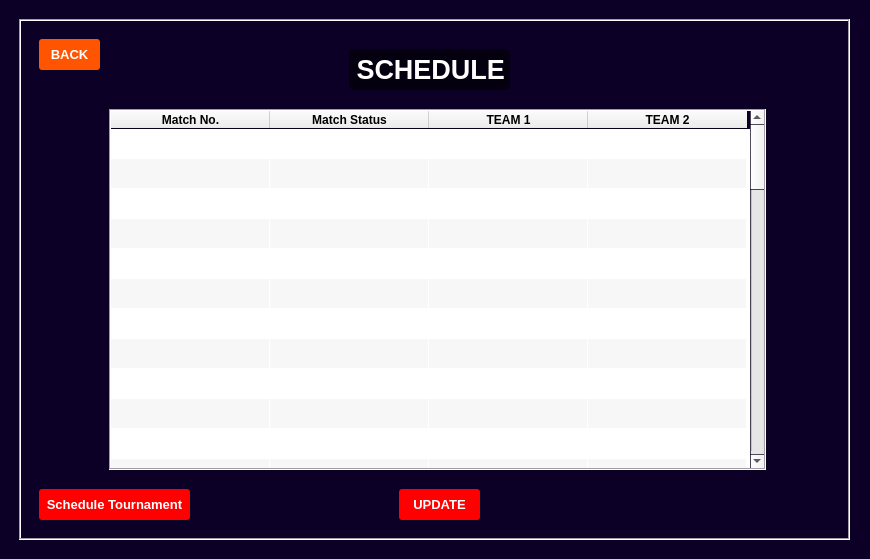
<?xml version="1.0" encoding="UTF-8"?>
<ui version="4.0">
 <class>MainWindow_scheduleA</class>
 <widget class="QMainWindow" name="MainWindow_scheduleA">
  <property name="geometry">
   <rect>
    <x>0</x>
    <y>0</y>
    <width>870</width>
    <height>559</height>
   </rect>
  </property>
  <property name="palette">
   <palette>
    <active>
     <colorrole role="Base">
      <brush brushstyle="SolidPattern">
       <color alpha="255">
        <red>255</red>
        <green>255</green>
        <blue>255</blue>
       </color>
      </brush>
     </colorrole>
     <colorrole role="Window">
      <brush brushstyle="SolidPattern">
       <color alpha="255">
        <red>12</red>
        <green>0</green>
        <blue>38</blue>
       </color>
      </brush>
     </colorrole>
    </active>
    <inactive>
     <colorrole role="Base">
      <brush brushstyle="SolidPattern">
       <color alpha="255">
        <red>255</red>
        <green>255</green>
        <blue>255</blue>
       </color>
      </brush>
     </colorrole>
     <colorrole role="Window">
      <brush brushstyle="SolidPattern">
       <color alpha="255">
        <red>12</red>
        <green>0</green>
        <blue>38</blue>
       </color>
      </brush>
     </colorrole>
    </inactive>
    <disabled>
     <colorrole role="Base">
      <brush brushstyle="SolidPattern">
       <color alpha="255">
        <red>12</red>
        <green>0</green>
        <blue>38</blue>
       </color>
      </brush>
     </colorrole>
     <colorrole role="Window">
      <brush brushstyle="SolidPattern">
       <color alpha="255">
        <red>12</red>
        <green>0</green>
        <blue>38</blue>
       </color>
      </brush>
     </colorrole>
    </disabled>
   </palette>
  </property>
  <property name="windowTitle">
   <string>MainWindow</string>
  </property>
  <widget class="QWidget" name="centralwidget">
   <widget class="QFrame" name="frame">
    <property name="geometry">
     <rect>
      <x>19</x>
      <y>19</y>
      <width>831</width>
      <height>521</height>
     </rect>
    </property>
    <property name="styleSheet">
     <string notr="true"/>
    </property>
    <property name="frameShape">
     <enum>QFrame::Box</enum>
    </property>
    <property name="frameShadow">
     <enum>QFrame::Sunken</enum>
    </property>
    <widget class="QLabel" name="label">
     <property name="geometry">
      <rect>
       <x>10</x>
       <y>10</y>
       <width>811</width>
       <height>501</height>
      </rect>
     </property>
     <property name="text">
      <string/>
     </property>
     <property name="pixmap">
      <pixmap>images/ux-design-studio-by-thence-designing-for-outcomes-not-outputs-3943.jpg</pixmap>
     </property>
     <property name="scaledContents">
      <bool>true</bool>
     </property>
     <property name="wordWrap">
      <bool>true</bool>
     </property>
    </widget>
    <widget class="QPushButton" name="pushButton_back">
     <property name="geometry">
      <rect>
       <x>20</x>
       <y>20</y>
       <width>61</width>
       <height>31</height>
      </rect>
     </property>
     <property name="palette">
      <palette>
       <active>
        <colorrole role="WindowText">
         <brush brushstyle="SolidPattern">
          <color alpha="255">
           <red>255</red>
           <green>255</green>
           <blue>255</blue>
          </color>
         </brush>
        </colorrole>
        <colorrole role="Button">
         <brush brushstyle="SolidPattern">
          <color alpha="255">
           <red>255</red>
           <green>85</green>
           <blue>0</blue>
          </color>
         </brush>
        </colorrole>
        <colorrole role="Text">
         <brush brushstyle="SolidPattern">
          <color alpha="255">
           <red>255</red>
           <green>255</green>
           <blue>255</blue>
          </color>
         </brush>
        </colorrole>
        <colorrole role="ButtonText">
         <brush brushstyle="SolidPattern">
          <color alpha="255">
           <red>255</red>
           <green>255</green>
           <blue>255</blue>
          </color>
         </brush>
        </colorrole>
        <colorrole role="Base">
         <brush brushstyle="SolidPattern">
          <color alpha="255">
           <red>255</red>
           <green>85</green>
           <blue>0</blue>
          </color>
         </brush>
        </colorrole>
        <colorrole role="Window">
         <brush brushstyle="SolidPattern">
          <color alpha="255">
           <red>255</red>
           <green>85</green>
           <blue>0</blue>
          </color>
         </brush>
        </colorrole>
       </active>
       <inactive>
        <colorrole role="WindowText">
         <brush brushstyle="SolidPattern">
          <color alpha="255">
           <red>255</red>
           <green>255</green>
           <blue>255</blue>
          </color>
         </brush>
        </colorrole>
        <colorrole role="Button">
         <brush brushstyle="SolidPattern">
          <color alpha="255">
           <red>255</red>
           <green>85</green>
           <blue>0</blue>
          </color>
         </brush>
        </colorrole>
        <colorrole role="Text">
         <brush brushstyle="SolidPattern">
          <color alpha="255">
           <red>255</red>
           <green>255</green>
           <blue>255</blue>
          </color>
         </brush>
        </colorrole>
        <colorrole role="ButtonText">
         <brush brushstyle="SolidPattern">
          <color alpha="255">
           <red>255</red>
           <green>255</green>
           <blue>255</blue>
          </color>
         </brush>
        </colorrole>
        <colorrole role="Base">
         <brush brushstyle="SolidPattern">
          <color alpha="255">
           <red>255</red>
           <green>85</green>
           <blue>0</blue>
          </color>
         </brush>
        </colorrole>
        <colorrole role="Window">
         <brush brushstyle="SolidPattern">
          <color alpha="255">
           <red>255</red>
           <green>85</green>
           <blue>0</blue>
          </color>
         </brush>
        </colorrole>
       </inactive>
       <disabled>
        <colorrole role="WindowText">
         <brush brushstyle="SolidPattern">
          <color alpha="255">
           <red>255</red>
           <green>255</green>
           <blue>255</blue>
          </color>
         </brush>
        </colorrole>
        <colorrole role="Button">
         <brush brushstyle="SolidPattern">
          <color alpha="255">
           <red>255</red>
           <green>85</green>
           <blue>0</blue>
          </color>
         </brush>
        </colorrole>
        <colorrole role="Text">
         <brush brushstyle="SolidPattern">
          <color alpha="255">
           <red>255</red>
           <green>255</green>
           <blue>255</blue>
          </color>
         </brush>
        </colorrole>
        <colorrole role="ButtonText">
         <brush brushstyle="SolidPattern">
          <color alpha="255">
           <red>255</red>
           <green>255</green>
           <blue>255</blue>
          </color>
         </brush>
        </colorrole>
        <colorrole role="Base">
         <brush brushstyle="SolidPattern">
          <color alpha="255">
           <red>255</red>
           <green>85</green>
           <blue>0</blue>
          </color>
         </brush>
        </colorrole>
        <colorrole role="Window">
         <brush brushstyle="SolidPattern">
          <color alpha="255">
           <red>255</red>
           <green>85</green>
           <blue>0</blue>
          </color>
         </brush>
        </colorrole>
       </disabled>
      </palette>
     </property>
     <property name="font">
      <font>
       <pointsize>10</pointsize>
       <weight>75</weight>
       <bold>true</bold>
      </font>
     </property>
     <property name="autoFillBackground">
      <bool>false</bool>
     </property>
     <property name="styleSheet">
      <string notr="true">QPushButton{
  border-style: outset;	
  color: rgb(255, 255, 255);
  text-shadow: 2px 2px 2px red;
  background-color: rgb(255, 85, 0);
  border-radius: 3px;
}</string>
     </property>
     <property name="text">
      <string>BACK</string>
     </property>
    </widget>
    <widget class="QLabel" name="label_16">
     <property name="geometry">
      <rect>
       <x>330</x>
       <y>30</y>
       <width>161</width>
       <height>41</height>
      </rect>
     </property>
     <property name="palette">
      <palette>
       <active>
        <colorrole role="WindowText">
         <brush brushstyle="SolidPattern">
          <color alpha="255">
           <red>255</red>
           <green>255</green>
           <blue>255</blue>
          </color>
         </brush>
        </colorrole>
        <colorrole role="Button">
         <brush brushstyle="SolidPattern">
          <color alpha="153">
           <red>0</red>
           <green>0</green>
           <blue>0</blue>
          </color>
         </brush>
        </colorrole>
        <colorrole role="Base">
         <brush brushstyle="SolidPattern">
          <color alpha="153">
           <red>0</red>
           <green>0</green>
           <blue>0</blue>
          </color>
         </brush>
        </colorrole>
        <colorrole role="Window">
         <brush brushstyle="SolidPattern">
          <color alpha="153">
           <red>0</red>
           <green>0</green>
           <blue>0</blue>
          </color>
         </brush>
        </colorrole>
       </active>
       <inactive>
        <colorrole role="WindowText">
         <brush brushstyle="SolidPattern">
          <color alpha="255">
           <red>255</red>
           <green>255</green>
           <blue>255</blue>
          </color>
         </brush>
        </colorrole>
        <colorrole role="Button">
         <brush brushstyle="SolidPattern">
          <color alpha="153">
           <red>0</red>
           <green>0</green>
           <blue>0</blue>
          </color>
         </brush>
        </colorrole>
        <colorrole role="Base">
         <brush brushstyle="SolidPattern">
          <color alpha="153">
           <red>0</red>
           <green>0</green>
           <blue>0</blue>
          </color>
         </brush>
        </colorrole>
        <colorrole role="Window">
         <brush brushstyle="SolidPattern">
          <color alpha="153">
           <red>0</red>
           <green>0</green>
           <blue>0</blue>
          </color>
         </brush>
        </colorrole>
       </inactive>
       <disabled>
        <colorrole role="WindowText">
         <brush brushstyle="SolidPattern">
          <color alpha="255">
           <red>120</red>
           <green>120</green>
           <blue>120</blue>
          </color>
         </brush>
        </colorrole>
        <colorrole role="Button">
         <brush brushstyle="SolidPattern">
          <color alpha="153">
           <red>0</red>
           <green>0</green>
           <blue>0</blue>
          </color>
         </brush>
        </colorrole>
        <colorrole role="Base">
         <brush brushstyle="SolidPattern">
          <color alpha="153">
           <red>0</red>
           <green>0</green>
           <blue>0</blue>
          </color>
         </brush>
        </colorrole>
        <colorrole role="Window">
         <brush brushstyle="SolidPattern">
          <color alpha="153">
           <red>0</red>
           <green>0</green>
           <blue>0</blue>
          </color>
         </brush>
        </colorrole>
       </disabled>
      </palette>
     </property>
     <property name="font">
      <font>
       <pointsize>20</pointsize>
       <weight>75</weight>
       <bold>true</bold>
       <underline>false</underline>
       <strikeout>false</strikeout>
       <kerning>true</kerning>
      </font>
     </property>
     <property name="styleSheet">
      <string notr="true">background-color: rgba(0, 0, 0, 0.6);
border-radius:5px;</string>
     </property>
     <property name="text">
      <string> SCHEDULE </string>
     </property>
    </widget>
    <widget class="QTableWidget" name="tableWidget_scheduleA">
     <property name="geometry">
      <rect>
       <x>90</x>
       <y>90</y>
       <width>657</width>
       <height>361</height>
      </rect>
     </property>
     <property name="sizePolicy">
      <sizepolicy hsizetype="Expanding" vsizetype="Expanding">
       <horstretch>0</horstretch>
       <verstretch>0</verstretch>
      </sizepolicy>
     </property>
     <property name="font">
      <font>
       <weight>75</weight>
       <bold>true</bold>
      </font>
     </property>
     <property name="autoFillBackground">
      <bool>false</bool>
     </property>
     <property name="frameShape">
      <enum>QFrame::Box</enum>
     </property>
     <property name="dragEnabled">
      <bool>true</bool>
     </property>
     <property name="dragDropMode">
      <enum>QAbstractItemView::NoDragDrop</enum>
     </property>
     <property name="alternatingRowColors">
      <bool>true</bool>
     </property>
     <property name="selectionBehavior">
      <enum>QAbstractItemView::SelectRows</enum>
     </property>
     <property name="iconSize">
      <size>
       <width>0</width>
       <height>0</height>
      </size>
     </property>
     <property name="showGrid">
      <bool>true</bool>
     </property>
     <property name="gridStyle">
      <enum>Qt::NoPen</enum>
     </property>
     <property name="sortingEnabled">
      <bool>false</bool>
     </property>
     <property name="rowCount">
      <number>56</number>
     </property>
     <attribute name="horizontalHeaderCascadingSectionResizes">
      <bool>true</bool>
     </attribute>
     <attribute name="horizontalHeaderDefaultSectionSize">
      <number>159</number>
     </attribute>
     <attribute name="horizontalHeaderShowSortIndicator" stdset="0">
      <bool>false</bool>
     </attribute>
     <attribute name="horizontalHeaderStretchLastSection">
      <bool>false</bool>
     </attribute>
     <attribute name="verticalHeaderVisible">
      <bool>false</bool>
     </attribute>
     <row/>
     <row/>
     <row/>
     <row/>
     <row/>
     <row/>
     <row/>
     <row/>
     <row/>
     <row/>
     <row/>
     <row/>
     <row/>
     <row/>
     <row/>
     <row/>
     <row/>
     <row/>
     <row/>
     <row/>
     <row/>
     <row/>
     <row/>
     <row/>
     <row/>
     <row/>
     <row/>
     <row/>
     <row/>
     <row/>
     <row/>
     <row/>
     <row/>
     <row/>
     <row/>
     <row/>
     <row/>
     <row/>
     <row/>
     <row/>
     <row/>
     <row/>
     <row/>
     <row/>
     <row/>
     <row/>
     <row/>
     <row/>
     <row/>
     <row/>
     <row/>
     <row/>
     <row/>
     <row/>
     <row/>
     <row/>
     <column>
      <property name="text">
       <string>Match No.</string>
      </property>
     </column>
     <column>
      <property name="text">
       <string>Match Status</string>
      </property>
     </column>
     <column>
      <property name="text">
       <string>TEAM 1</string>
      </property>
     </column>
     <column>
      <property name="text">
       <string>TEAM 2</string>
      </property>
     </column>
    </widget>
    <widget class="QPushButton" name="pushButton_update">
     <property name="geometry">
      <rect>
       <x>380</x>
       <y>470</y>
       <width>81</width>
       <height>31</height>
      </rect>
     </property>
     <property name="palette">
      <palette>
       <active>
        <colorrole role="WindowText">
         <brush brushstyle="SolidPattern">
          <color alpha="255">
           <red>255</red>
           <green>255</green>
           <blue>255</blue>
          </color>
         </brush>
        </colorrole>
        <colorrole role="Button">
         <brush brushstyle="SolidPattern">
          <color alpha="255">
           <red>255</red>
           <green>0</green>
           <blue>0</blue>
          </color>
         </brush>
        </colorrole>
        <colorrole role="Text">
         <brush brushstyle="SolidPattern">
          <color alpha="255">
           <red>255</red>
           <green>255</green>
           <blue>255</blue>
          </color>
         </brush>
        </colorrole>
        <colorrole role="ButtonText">
         <brush brushstyle="SolidPattern">
          <color alpha="255">
           <red>255</red>
           <green>255</green>
           <blue>255</blue>
          </color>
         </brush>
        </colorrole>
        <colorrole role="Base">
         <brush brushstyle="SolidPattern">
          <color alpha="255">
           <red>255</red>
           <green>0</green>
           <blue>0</blue>
          </color>
         </brush>
        </colorrole>
        <colorrole role="Window">
         <brush brushstyle="SolidPattern">
          <color alpha="255">
           <red>255</red>
           <green>0</green>
           <blue>0</blue>
          </color>
         </brush>
        </colorrole>
       </active>
       <inactive>
        <colorrole role="WindowText">
         <brush brushstyle="SolidPattern">
          <color alpha="255">
           <red>255</red>
           <green>255</green>
           <blue>255</blue>
          </color>
         </brush>
        </colorrole>
        <colorrole role="Button">
         <brush brushstyle="SolidPattern">
          <color alpha="255">
           <red>255</red>
           <green>0</green>
           <blue>0</blue>
          </color>
         </brush>
        </colorrole>
        <colorrole role="Text">
         <brush brushstyle="SolidPattern">
          <color alpha="255">
           <red>255</red>
           <green>255</green>
           <blue>255</blue>
          </color>
         </brush>
        </colorrole>
        <colorrole role="ButtonText">
         <brush brushstyle="SolidPattern">
          <color alpha="255">
           <red>255</red>
           <green>255</green>
           <blue>255</blue>
          </color>
         </brush>
        </colorrole>
        <colorrole role="Base">
         <brush brushstyle="SolidPattern">
          <color alpha="255">
           <red>255</red>
           <green>0</green>
           <blue>0</blue>
          </color>
         </brush>
        </colorrole>
        <colorrole role="Window">
         <brush brushstyle="SolidPattern">
          <color alpha="255">
           <red>255</red>
           <green>0</green>
           <blue>0</blue>
          </color>
         </brush>
        </colorrole>
       </inactive>
       <disabled>
        <colorrole role="WindowText">
         <brush brushstyle="SolidPattern">
          <color alpha="255">
           <red>255</red>
           <green>255</green>
           <blue>255</blue>
          </color>
         </brush>
        </colorrole>
        <colorrole role="Button">
         <brush brushstyle="SolidPattern">
          <color alpha="255">
           <red>255</red>
           <green>0</green>
           <blue>0</blue>
          </color>
         </brush>
        </colorrole>
        <colorrole role="Text">
         <brush brushstyle="SolidPattern">
          <color alpha="255">
           <red>255</red>
           <green>255</green>
           <blue>255</blue>
          </color>
         </brush>
        </colorrole>
        <colorrole role="ButtonText">
         <brush brushstyle="SolidPattern">
          <color alpha="255">
           <red>255</red>
           <green>255</green>
           <blue>255</blue>
          </color>
         </brush>
        </colorrole>
        <colorrole role="Base">
         <brush brushstyle="SolidPattern">
          <color alpha="255">
           <red>255</red>
           <green>0</green>
           <blue>0</blue>
          </color>
         </brush>
        </colorrole>
        <colorrole role="Window">
         <brush brushstyle="SolidPattern">
          <color alpha="255">
           <red>255</red>
           <green>0</green>
           <blue>0</blue>
          </color>
         </brush>
        </colorrole>
       </disabled>
      </palette>
     </property>
     <property name="font">
      <font>
       <pointsize>10</pointsize>
       <weight>75</weight>
       <bold>true</bold>
      </font>
     </property>
     <property name="autoFillBackground">
      <bool>false</bool>
     </property>
     <property name="styleSheet">
      <string notr="true">QPushButton{
  border-style: outset;	
  color: rgb(255, 255, 255);
  text-shadow: 2px 2px 2px red;
  background-color: rgb(255, 0, 0);
  border-radius: 3px;
}</string>
     </property>
     <property name="text">
      <string>UPDATE</string>
     </property>
    </widget>
    <widget class="QPushButton" name="pushButton_st">
     <property name="geometry">
      <rect>
       <x>20</x>
       <y>470</y>
       <width>151</width>
       <height>31</height>
      </rect>
     </property>
     <property name="palette">
      <palette>
       <active>
        <colorrole role="WindowText">
         <brush brushstyle="SolidPattern">
          <color alpha="255">
           <red>255</red>
           <green>255</green>
           <blue>255</blue>
          </color>
         </brush>
        </colorrole>
        <colorrole role="Button">
         <brush brushstyle="SolidPattern">
          <color alpha="255">
           <red>255</red>
           <green>0</green>
           <blue>0</blue>
          </color>
         </brush>
        </colorrole>
        <colorrole role="Text">
         <brush brushstyle="SolidPattern">
          <color alpha="255">
           <red>255</red>
           <green>255</green>
           <blue>255</blue>
          </color>
         </brush>
        </colorrole>
        <colorrole role="ButtonText">
         <brush brushstyle="SolidPattern">
          <color alpha="255">
           <red>255</red>
           <green>255</green>
           <blue>255</blue>
          </color>
         </brush>
        </colorrole>
        <colorrole role="Base">
         <brush brushstyle="SolidPattern">
          <color alpha="255">
           <red>255</red>
           <green>0</green>
           <blue>0</blue>
          </color>
         </brush>
        </colorrole>
        <colorrole role="Window">
         <brush brushstyle="SolidPattern">
          <color alpha="255">
           <red>255</red>
           <green>0</green>
           <blue>0</blue>
          </color>
         </brush>
        </colorrole>
       </active>
       <inactive>
        <colorrole role="WindowText">
         <brush brushstyle="SolidPattern">
          <color alpha="255">
           <red>255</red>
           <green>255</green>
           <blue>255</blue>
          </color>
         </brush>
        </colorrole>
        <colorrole role="Button">
         <brush brushstyle="SolidPattern">
          <color alpha="255">
           <red>255</red>
           <green>0</green>
           <blue>0</blue>
          </color>
         </brush>
        </colorrole>
        <colorrole role="Text">
         <brush brushstyle="SolidPattern">
          <color alpha="255">
           <red>255</red>
           <green>255</green>
           <blue>255</blue>
          </color>
         </brush>
        </colorrole>
        <colorrole role="ButtonText">
         <brush brushstyle="SolidPattern">
          <color alpha="255">
           <red>255</red>
           <green>255</green>
           <blue>255</blue>
          </color>
         </brush>
        </colorrole>
        <colorrole role="Base">
         <brush brushstyle="SolidPattern">
          <color alpha="255">
           <red>255</red>
           <green>0</green>
           <blue>0</blue>
          </color>
         </brush>
        </colorrole>
        <colorrole role="Window">
         <brush brushstyle="SolidPattern">
          <color alpha="255">
           <red>255</red>
           <green>0</green>
           <blue>0</blue>
          </color>
         </brush>
        </colorrole>
       </inactive>
       <disabled>
        <colorrole role="WindowText">
         <brush brushstyle="SolidPattern">
          <color alpha="255">
           <red>255</red>
           <green>255</green>
           <blue>255</blue>
          </color>
         </brush>
        </colorrole>
        <colorrole role="Button">
         <brush brushstyle="SolidPattern">
          <color alpha="255">
           <red>255</red>
           <green>0</green>
           <blue>0</blue>
          </color>
         </brush>
        </colorrole>
        <colorrole role="Text">
         <brush brushstyle="SolidPattern">
          <color alpha="255">
           <red>255</red>
           <green>255</green>
           <blue>255</blue>
          </color>
         </brush>
        </colorrole>
        <colorrole role="ButtonText">
         <brush brushstyle="SolidPattern">
          <color alpha="255">
           <red>255</red>
           <green>255</green>
           <blue>255</blue>
          </color>
         </brush>
        </colorrole>
        <colorrole role="Base">
         <brush brushstyle="SolidPattern">
          <color alpha="255">
           <red>255</red>
           <green>0</green>
           <blue>0</blue>
          </color>
         </brush>
        </colorrole>
        <colorrole role="Window">
         <brush brushstyle="SolidPattern">
          <color alpha="255">
           <red>255</red>
           <green>0</green>
           <blue>0</blue>
          </color>
         </brush>
        </colorrole>
       </disabled>
      </palette>
     </property>
     <property name="font">
      <font>
       <pointsize>10</pointsize>
       <weight>75</weight>
       <bold>true</bold>
      </font>
     </property>
     <property name="autoFillBackground">
      <bool>false</bool>
     </property>
     <property name="styleSheet">
      <string notr="true">QPushButton{
  border-style: outset;	
  color: rgb(255, 255, 255);
  text-shadow: 2px 2px 2px red;
  background-color: rgb(255, 0, 0);
  border-radius: 3px;
}</string>
     </property>
     <property name="text">
      <string> Schedule Tournament </string>
     </property>
     <property name="checkable">
      <bool>false</bool>
     </property>
     <property name="flat">
      <bool>false</bool>
     </property>
    </widget>
   </widget>
   <widget class="QLabel" name="label_3">
    <property name="geometry">
     <rect>
      <x>0</x>
      <y>0</y>
      <width>870</width>
      <height>559</height>
     </rect>
    </property>
    <property name="text">
     <string/>
    </property>
    <property name="pixmap">
     <pixmap>images/0c0026.png</pixmap>
    </property>
    <property name="scaledContents">
     <bool>true</bool>
    </property>
   </widget>
   <zorder>label_3</zorder>
   <zorder>frame</zorder>
  </widget>
 </widget>
 <resources/>
 <connections/>
</ui>
